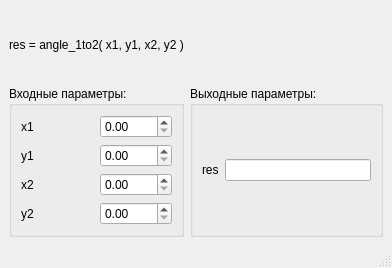
<?xml version="1.0" encoding="UTF-8"?>
<ui version="4.0">
 <class>MainWindowFuncAngle1to2</class>
 <widget class="QMainWindow" name="MainWindowFuncAngle1to2">
  <property name="geometry">
   <rect>
    <x>0</x>
    <y>0</y>
    <width>392</width>
    <height>268</height>
   </rect>
  </property>
  <property name="sizePolicy">
   <sizepolicy hsizetype="Minimum" vsizetype="Minimum">
    <horstretch>0</horstretch>
    <verstretch>0</verstretch>
   </sizepolicy>
  </property>
  <property name="maximumSize">
   <size>
    <width>450</width>
    <height>300</height>
   </size>
  </property>
  <property name="windowTitle">
   <string>MainWindow</string>
  </property>
  <widget class="QWidget" name="centralwidget">
   <layout class="QGridLayout" name="gridLayout_3">
    <item row="0" column="0">
     <widget class="QLabel" name="label_6">
      <property name="text">
       <string>res = angle_1to2( x1, y1, x2, y2 )</string>
      </property>
     </widget>
    </item>
    <item row="1" column="0">
     <widget class="QGroupBox" name="groupBox">
      <property name="title">
       <string>Входные параметры:</string>
      </property>
      <layout class="QGridLayout" name="gridLayout_2">
       <item row="0" column="0">
        <widget class="QLabel" name="label">
         <property name="text">
          <string>x1</string>
         </property>
        </widget>
       </item>
       <item row="0" column="1">
        <widget class="QDoubleSpinBox" name="doubleSpinBox_inFuncAngle1to2_x1"/>
       </item>
       <item row="1" column="0">
        <widget class="QLabel" name="label_2">
         <property name="text">
          <string>y1</string>
         </property>
        </widget>
       </item>
       <item row="1" column="1">
        <widget class="QDoubleSpinBox" name="doubleSpinBox_inFuncAngle1to2_y1"/>
       </item>
       <item row="2" column="0">
        <widget class="QLabel" name="label_3">
         <property name="text">
          <string>x2</string>
         </property>
        </widget>
       </item>
       <item row="2" column="1">
        <widget class="QDoubleSpinBox" name="doubleSpinBox_inFuncAngle1to2_x2"/>
       </item>
       <item row="3" column="0">
        <widget class="QLabel" name="label_4">
         <property name="text">
          <string>y2</string>
         </property>
        </widget>
       </item>
       <item row="3" column="1">
        <widget class="QDoubleSpinBox" name="doubleSpinBox_inFuncAngle1to2_y2"/>
       </item>
      </layout>
     </widget>
    </item>
    <item row="1" column="1">
     <widget class="QGroupBox" name="groupBox_2">
      <property name="title">
       <string>Выходные параметры:</string>
      </property>
      <layout class="QGridLayout" name="gridLayout">
       <item row="0" column="0">
        <widget class="QLabel" name="label_5">
         <property name="text">
          <string>res</string>
         </property>
        </widget>
       </item>
       <item row="0" column="1">
        <widget class="QLineEdit" name="lineEdit_outFuncAngle1to2_res"/>
       </item>
      </layout>
     </widget>
    </item>
   </layout>
  </widget>
  <widget class="QMenuBar" name="menubar">
   <property name="geometry">
    <rect>
     <x>0</x>
     <y>0</y>
     <width>392</width>
     <height>26</height>
    </rect>
   </property>
  </widget>
  <widget class="QStatusBar" name="statusbar"/>
 </widget>
 <resources/>
 <connections/>
</ui>
